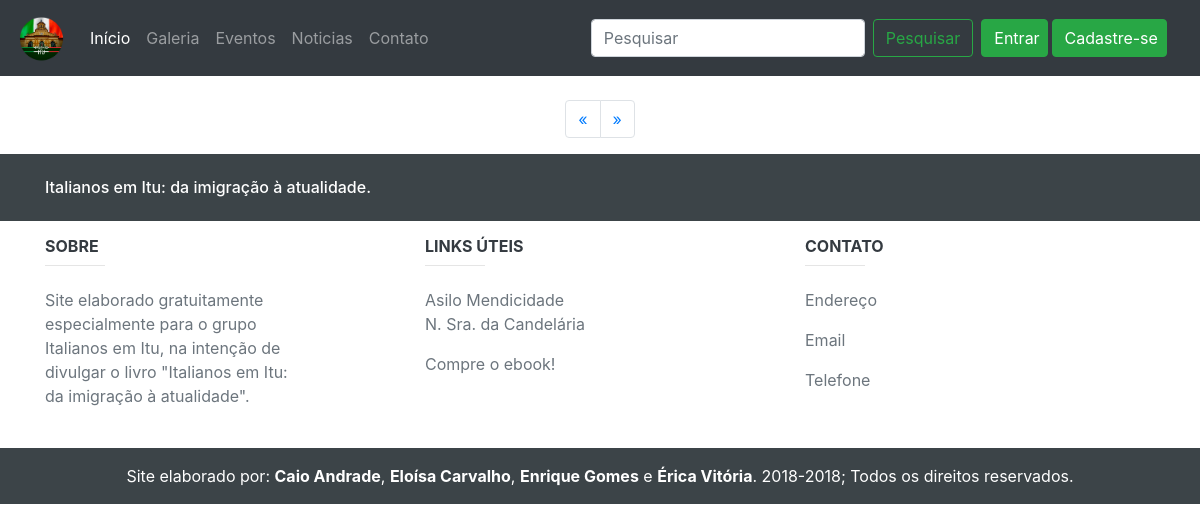
The app's page /index.php?&pg=eventos&pagina=1, older data.
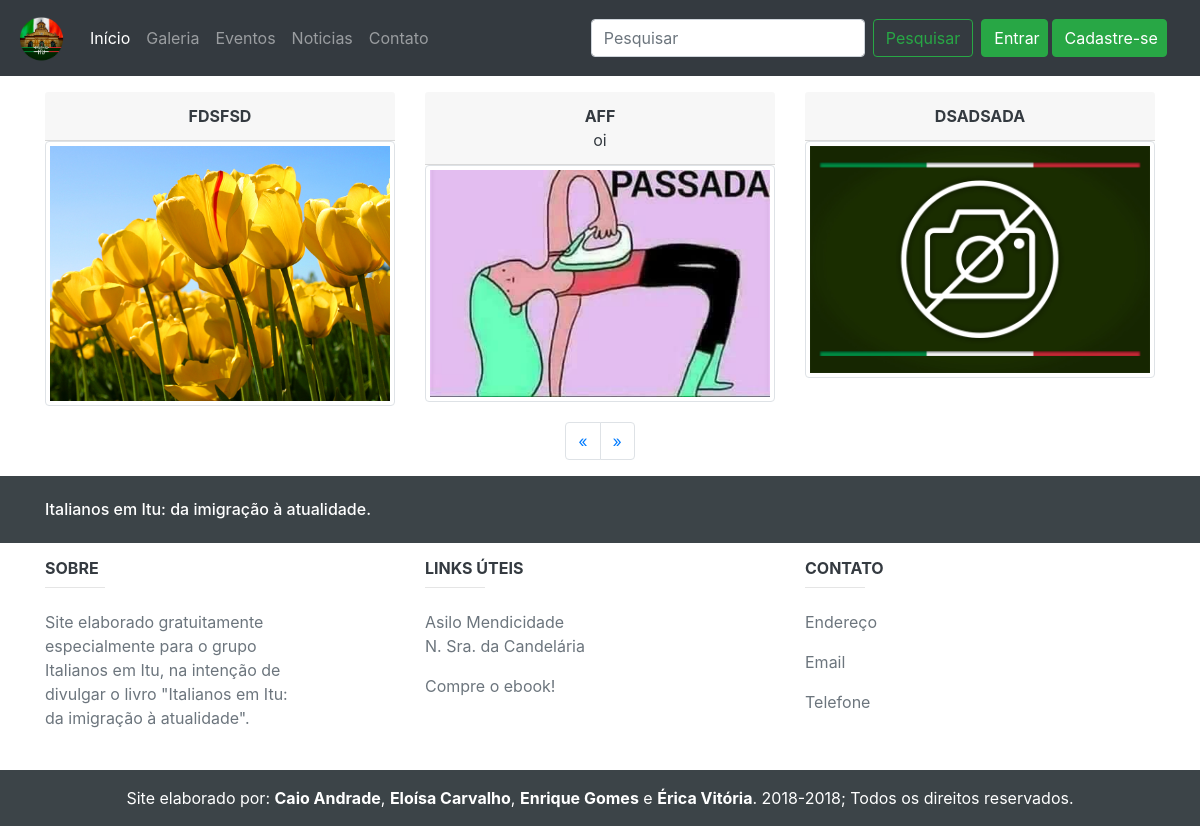
The same page, newer data.
### tables this page shows
CREATE TABLE `noticias` (
  `not_cod` int(11) NOT NULL,
  `not_autor` varchar(100) NOT NULL,
  `not_titulo` varchar(128) NOT NULL,
  `not_subtitulo` varchar(256) DEFAULT NULL,
  `not_data` date NOT NULL,
  `not_hora` time NOT NULL,
  `not_img` varchar(256) DEFAULT NULL,
  `not_cat` varchar(3) NOT NULL DEFAULT 'not',
  `not_ativo` int(11) NOT NULL
);

### db/classes/DAO/conexao.class.php (called while the page is built, shortened)
<?php
class Conexao {
    public function Connect() {
        try {
            $this->user = "root";
            $this->pass = "";
            $this->host = "127.0.0.1";
            $this->base = "italianosdb";
            $parametros = array(PDO::MYSQL_ATTR_INIT_COMMAND => "SET NAMES UTF8");
            $this->file = "mysql:host=" . $this->host . ";dbname=" . $this->base;
            $this->pdo = new PDO($this->file, $this->user, $this->pass, $parametros);
            $this->pdo->setAttribute(PDO::ATTR_ERRMODE, PDO::ERRMODE_EXCEPTION);
            $this->pdo->setAttribute(PDO::ATTR_EMULATE_PREPARES, false);
            $this->pdo->setAttribute(PDO::ATTR_PERSISTENT, true);
            return $this->pdo;
        } catch (PDOException $ex) {
            echo "Erro no sistema" . $ex->getMessage();
        }
    }
}
?>

### db/classes/DAO/noticiasDAO.class.php (the view, shortened to what this page needs)
<?php
require_once ("conexao.class.php");
class noticiasDAO {
    function __construct() {
        $this->con = new Conexao();
        $this->pdo = $this->con->Connect();
    }
    function contarEventosAtivasOuNao($num){
        try {
            $stmt = $this->pdo->prepare("SELECT * FROM noticias WHERE not_ativo = :not_ativo AND not_cat = 'eve' ORDER BY not_cod DESC");
            $param = array(":not_ativo" => $num);
            $stmt->execute($param);
            if($stmt->rowCount() > 0){
                $consulta = $stmt->rowCount();
                return $consulta;
            }else{
                return 0;
            }
        } catch (PDOException $ex) {
            echo "ERRO 309: {$ex->getMessage()}";
        }
    }
    function pegarEventos($limite, $quantpag){
        try {
            $stmt = $this->pdo->prepare("SELECT * FROM noticias WHERE not_ativo = 1 AND not_cat = 'eve' ORDER BY not_cod DESC LIMIT :limite, :quantpag");
            $param = array(":limite" => $limite, ":quantpag" => $quantpag);
            $stmt->execute($param);
            if($stmt->rowCount() > 0){
                $cel = $stmt->rowCount();
                $col = 1;
                $qtdcol = $quantpag;
                $celconstruida = 0;
                for ($a = 0; $a < $qtdcol; $a++) {
                    if ($col == 1) {
                        $celconstruida++;
                    }
                    if ($celconstruida <= $cel) {
                        while ($dados = $stmt->fetch(PDO::FETCH_ASSOC)) {
                            $not_img = $dados['not_img'];
                            $not_titulo = $dados['not_titulo'];
                            $not_subtitulo = $dados['not_subtitulo'];
                            echo '<div class="col-sm-4 mt-2"><div class="card-header text-dark text-center">';
                            echo '<a class="text-uppercase font-weight-bold text-dark" href="index.php?&pg=noticia&id=' . $dados['not_cod'] . '">' . $not_titulo . '</a>';
                            if(!is_null($not_subtitulo)){
                                echo '<br/><a class="text-dark" href="index.php?&pg=noticia&id=' . $dados['not_cod'] . '">' . $not_subtitulo . '</a>';
                            }
                            echo '</div>';
                            if (file_exists('img/noticias/' . $not_img) && !is_null($not_img)) {
                                echo '<a href="index.php?&pg=noticia&id=' . $dados['not_cod'] . '"><img src="img/noticias/'. $not_img . '" alt="Imagem do evento" class="img-thumbnail"></a>';
                            } else {
                                echo '<a href="index.php?&pg=noticia&id=' . $dados['not_cod'] . '"><img src="img/noticias/semfoto.jpg" class="img-thumbnail" alt="Sem foto"></a>';
                            }
                            echo '</div>';
                        }
                    }
                }
            }else{
            }
        }catch (PDOException $ex){
            echo "ERRO 310: {$ex->getMessage()}";
        }
    }
}

### pags/cabecalho.php (shortened to what this page needs)
<!DOCTYPE html>
<html lang="pt-br">
  <head>
    <link rel="stylesheet" href="https://stackpath.bootstrapcdn.com/bootstrap/4.1.1/css/bootstrap.min.css">
    <link rel="stylesheet" href="https://use.fontawesome.com/releases/v5.4.2/css/all.css">
  </head>
  <body>

### pags/menu.php (shortened to what this page needs)
<nav class="navbar navbar-expand-lg navbar-dark bg-dark">
  <a class="navbar-brand" href="index.php?&pg=inicio"><img src="img/Logo.png" height="50px" width="50px" alt="Logo"></a>
  <div class="collapse navbar-collapse" id="navbarTogglerDemo02">
    <ul class="navbar-nav mr-auto mt-2 mt-lg-0">
      <li class="nav-item active mx-auto">
          <a class="nav-link" href="index.php?&pg=inicio">Início <span class="sr-only">(current)</span></a>
      </li>
      <li class="nav-item mx-auto">
          <a class="nav-link" href="index.php?&pg=galeria">Galeria</a>
      </li>
      <li class="nav-item mx-auto">
          <a class="nav-link" href="index.php?&pg=eventos">Eventos</a>
      </li>
      <li class="nav-item mx-auto">
          <a class="nav-link" href="index.php?&pg=noticias">Noticias</a>
      </li>
      <li class="nav-item mx-auto">
          <a class="nav-link" href="index.php?&pg=contato">Contato</a>
      </li>
    </ul>
    <form class="form-inline my-2 my-lg-0" action="" method="POST">
      <input class="form-control mr-sm-2" type="search" placeholder="Pesquisar" name="pesquisa">
      <button class="btn btn-outline-success my-2 my-sm-0 mx-auto" type="submit" name="ir">Pesquisar</button>
    </form>
    <?php
      if ($_SESSION['logado'] == 1) {
        ?>
        <form class="form-inline my-2 my-lg-0 ml-4">
          <a class="btn btn-success my-2 my-sm-0" href="index.php?&pg=usuariopg">Editar informações</a>
          <a class="nav-link"  href="index.php?&pg=logout">Sair</a>
        </form>
    <?php }else{
       ?>
      <form class="form-inline my-1 mx-1 ml-2">
          <a class="btn btn-success my-1 mr-1 col-sm-3 col-lg-4" href="index.php?&pg=login">Entrar </a>
          <a class="btn btn-success my-1 mr-1 col-sm-3 col-lg-7" href="index.php?&pg=cadastro">Cadastre-se</a>
      </form>
    <?php } ?>
  </div>
</nav>

### index.php (shortened to what this page needs)
<?php
    @$pag = $_GET['pg'];
        ?>
        <?php
    include('pags/cabecalho.php');
    include('pags/menu.php');
    switch($pag) {
        case 'eventos':
            include('pags/eventos.php');
            break;
    }
    include('pags/rodape.php');
?>

### pags/eventos.php (shortened to what this page needs)
<?php
    if(isset($_GET['pagina'])){
        $pg = $_GET['pagina'];
    }else{
        ?>
        <script type="text/javascript">
            document.location.href = "index.php?&pg=eventos&pagina=1";
        </script>
        <?php
    }
    require_once ("db/classes/DAO/noticiasDAO.class.php");
    $noticiasDAO = new noticiasDAO();
    $numnoticias = $noticiasDAO->contarEventosAtivasOuNao('1');
	$qntporpag = 12;
	$numpags = $numnoticias > $qntporpag ? ceil($numnoticias/$qntporpag) : null;
    $inicio = ($qntporpag*$pg)-$qntporpag;
?>
<div class="container-fluid mt-2">
    <div class="container">
		<div class="row">
        	<?php $noticiasDAO->pegarEventos($inicio, $qntporpag); ?>
        </div>
		<?php
			$pagina_anterior = $pg - 1;
			$pagina_posterior = $pg + 1;
	    ?>
        <nav aria-label="Page navigation example" class="mt-3">
			<ul class="pagination justify-content-center">
				<li class="page-item">
					<?php
					if($pagina_anterior != 0){ ?>
						<a href="index.php?&pg=noticias&pagina=<?php echo $pagina_anterior; ?>" aria-label="Previous" class="page-link">
							<span aria-hidden="true">&laquo;</span>
						</a>
					<?php }else{ ?>
						<span aria-hidden="true" class="page-link">&laquo;</span>
				<?php }  ?>
				</li>
				<li class="page-item">
					<?php
					if($pagina_posterior <= $numpags){ ?>
						<a href="index.php?&pg=noticias&pagina=<?php echo $pagina_posterior; ?>" aria-label="Previous" class="page-link">
							<span aria-hidden="true" >&raquo;</span>
						</a>
					<?php }else{ ?>
						<span aria-hidden="true" class="page-link">&raquo;</span>
				<?php }  ?>
				</li>
			</ul>
		</nav>
    </div>
</div>

### pags/rodape.php (shortened to what this page needs)
<footer class="page-footer mt-3">
  <div style="background-color: #3C4448;">
    <div class="container">
      <div class="row py-4 d-flex align-items-center">
        <div class="col-md-6 col-lg-5 text-center text-md-left mb-4 mb-md-0">
          <h6 class="mb-0 text-white">Italianos em Itu: da imigração à atualidade.</h6>
        </div>
      </div>
    </div>
  </div>
  <div class="container text-center text-md-left mt-2">
    <div class="row mt-3 text-secondary">
      <div class="col-md-3 col-lg-4 col-xl-3 mb-4">
        <h6 class="text-uppercase font-weight-bold text-dark">Sobre</h6>
        <hr class="teal accent-3 mb-3 mt-0 d-inline-block mx-auto" style="width: 60px;">
        <p>Site elaborado gratuitamente especialmente para o grupo Italianos em Itu, na intenção de divulgar o livro "Italianos em Itu: da imigração à atualidade".</p>
      </div>
    <div class="col-md-3 col-lg-2 col-xl-2 mx-auto mb-2">
        <h6 class="text-uppercase font-weight-bold text-dark">Links Úteis</h6>
        <hr class="teal accent-3 mb-3 mt-0 d-inline-block mx-auto" style="width: 60px;">
        <p><a class="text-secondary" href="https://www.facebook.com/pages/category/Nonprofit-Organization/Asilo-Mendicidade-Nossa-Senhora-da-Candel%C3%A1ria-175852372574937/">Asilo Mendicidade N. Sra. da Candelária</a></p>
        <p> <a class="text-secondary" href="#" title="Em breve!">Compre o ebook!</a></p>
    </div>
      <div class="col-md-4 col-lg-3 col-xl-3 mx-auto mb-md-0 mb-2">
        <h6 class="text-uppercase font-weight-bold text-dark">Contato</h6>
        <hr class="teal accent-3 mb-3 mt-0 d-inline-block mx-auto" style="width: 60px;">
        <p><i></i>Endereço</p>
        <p><i></i>Email</p>
        <p> <i></i>Telefone</p>
      </div>
    </div>
  </div>
  <div  style="background-color: #3C4448;" class="footer-copyright text-center py-3 text-white">Site elaborado por: <a href="#" class="font-weight-bold text-white" target="_blank">Caio Andrade</a>, <a href="http://instagram.com/EloisaSemH" class="font-weight-bold text-white" target="_blank">Eloísa Carvalho</a>, <a href="#" class="font-weight-bold text-white" target="_blank">Enrique Gomes</a> e <a href="#" class="font-weight-bold text-white" target="_blank">Érica Vitória</a>. 2018-<?= date("Y")?>; Todos os direitos reservados.</div>
</footer>
</body>
</html>

Row changes from the older to the newer data that the page shows:
added noticias: not_titulo "FDSFSD", not_img (picture)
added noticias: not_titulo "AFF", not_subtitulo "oi", not_img (picture)
added noticias: not_titulo "DSADSADA"
